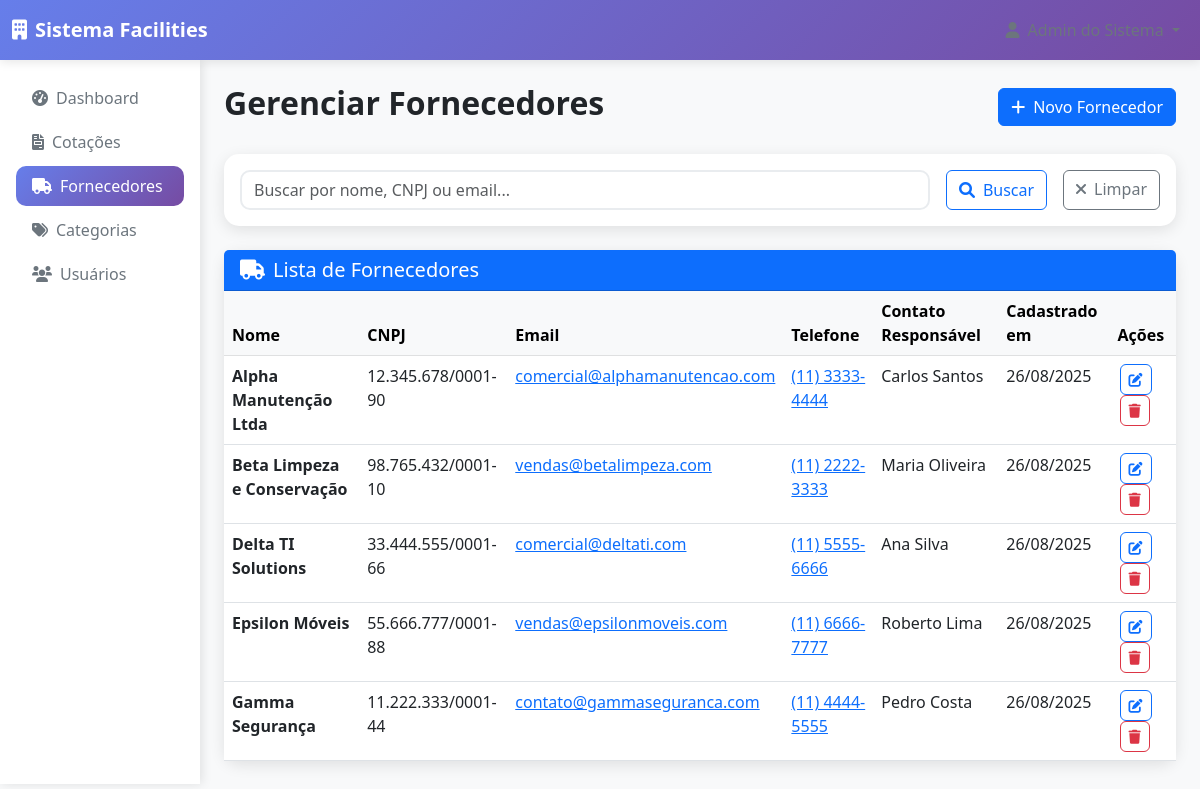
Screenshot of /fornecedores.php (signed in) with the database file from the repository.
### tables this page shows
CREATE TABLE fornecedores (
    id INT PRIMARY KEY AUTO_INCREMENT,
    nome VARCHAR(100) NOT NULL,
    cnpj VARCHAR(18),
    email VARCHAR(100),
    telefone VARCHAR(20),
    endereco TEXT,
    contato_responsavel VARCHAR(100),
    ativo BOOLEAN DEFAULT TRUE,
    created_at TIMESTAMP DEFAULT CURRENT_TIMESTAMP,
    updated_at TIMESTAMP DEFAULT CURRENT_TIMESTAMP ON UPDATE CURRENT_TIMESTAMP
);

### fornecedores.php (the view, shortened to what this page needs)
<?php
require_once 'config.php';
$filtro = $_GET['filtro'] ?? '';
$where = 'WHERE ativo = 1';
$params = [];
$stmt = $pdo->prepare("SELECT * FROM fornecedores $where ORDER BY nome");
$stmt->execute($params);
$fornecedores = $stmt->fetchAll();
?>
<!DOCTYPE html>
<html lang="pt-BR">
<head>
    <link href="https://cdn.jsdelivr.net/npm/bootstrap@5.3.0/dist/css/bootstrap.min.css" rel="stylesheet">
    <link href="https://cdnjs.cloudflare.com/ajax/libs/font-awesome/6.0.0/css/all.min.css" rel="stylesheet">
</head>
<body>
    <nav class="navbar navbar-expand-lg navbar-dark">
        <div class="container-fluid">
            <a class="navbar-brand fw-bold" href="dashboard.php">
                <i class="fas fa-building me-2"></i><?= SITE_NAME ?>
            </a>
            <div class="navbar-nav ms-auto">
                <div class="nav-item dropdown">
                    <a class="nav-link dropdown-toggle" href="#" role="button" data-bs-toggle="dropdown">
                        <i class="fas fa-user me-2"></i><?= $_SESSION['usuario_nome'] ?>
                    </a>
                </div>
            </div>
        </div>
    </nav>
    <div class="container-fluid">
        <div class="row">
            <div class="col-md-2 p-0">
                <div class="sidebar p-3">
                    <nav class="nav flex-column">
                        <a class="nav-link" href="dashboard.php">
                            <i class="fas fa-tachometer-alt me-2"></i>Dashboard
                        </a>
                        <a class="nav-link" href="cotacoes.php">
                            <i class="fas fa-file-invoice me-2"></i>Cotações
                        </a>
                        <a class="nav-link active" href="fornecedores.php">
                            <i class="fas fa-truck me-2"></i>Fornecedores
                        </a>
                        <a class="nav-link" href="categorias.php">
                            <i class="fas fa-tags me-2"></i>Categorias
                        </a>
                        <?php if ($_SESSION['usuario_perfil'] == 'admin'): ?>
                        <a class="nav-link" href="usuarios.php">
                            <i class="fas fa-users me-2"></i>Usuários
                        </a>
                        <?php endif; ?>
                    </nav>
                </div>
            </div>
            <div class="col-md-10 p-4">
                <div class="d-flex justify-content-between align-items-center mb-4">
                    <h2 class="fw-bold">Gerenciar Fornecedores</h2>
                    <div>
                        <button class="btn btn-primary" data-bs-toggle="modal" data-bs-target="#fornecedorModal">
                            <i class="fas fa-plus me-2"></i>Novo Fornecedor
                        </button>
                    </div>
                </div>
                <div class="card mb-4">
                    <div class="card-body">
                        <form method="GET" class="d-flex gap-3">
                            <div class="flex-grow-1">
                                <input type="text" name="filtro" class="form-control"
                                       placeholder="Buscar por nome, CNPJ ou email..."
                                       value="<?= htmlspecialchars($filtro) ?>">
                            </div>
                            <button type="submit" class="btn btn-outline-primary">
                                <i class="fas fa-search me-2"></i>Buscar
                            </button>
                            <a href="fornecedores.php" class="btn btn-outline-secondary">
                                <i class="fas fa-times me-2"></i>Limpar
                            </a>
                        </form>
                    </div>
                </div>
                <div class="card">
                    <div class="card-header bg-primary text-white">
                        <h5 class="mb-0"><i class="fas fa-truck me-2"></i>Lista de Fornecedores</h5>
                    </div>
                    <div class="card-body p-0">
                        <div class="table-responsive">
                            <table class="table table-hover mb-0">
                                <thead class="table-light">
                                    <tr>
                                        <th>Nome</th>
                                        <th>CNPJ</th>
                                        <th>Email</th>
                                        <th>Telefone</th>
                                        <th>Contato Responsável</th>
                                        <th>Cadastrado em</th>
                                        <th>Ações</th>
                                    </tr>
                                </thead>
                                <tbody>
                                    <?php if (empty($fornecedores)): ?>
                                    <tr>
                                        <td colspan="7" class="text-center py-4">
                                            <i class="fas fa-inbox fa-2x text-muted mb-3"></i>
                                            <p class="text-muted">Nenhum fornecedor encontrado</p>
                                        </td>
                                    </tr>
                                    <?php else: ?>
                                        <?php foreach ($fornecedores as $fornecedor): ?>
                                        <tr>
                                            <td>
                                                <div class="fw-semibold"><?= $fornecedor['nome'] ?></div>
                                            </td>
                                            <td><?= $fornecedor['cnpj'] ?? '-' ?></td>
                                            <td>
                                                <?php if ($fornecedor['email']): ?>
                                                    <a href="mailto:<?= $fornecedor['email'] ?>"><?= $fornecedor['email'] ?></a>
                                                <?php else: ?>
                                                    <span class="text-muted">-</span>
                                                <?php endif; ?>
                                            </td>
                                            <td>
                                                <?php if ($fornecedor['telefone']): ?>
                                                    <a href="tel:<?= $fornecedor['telefone'] ?>"><?= $fornecedor['telefone'] ?></a>
                                                <?php else: ?>
                                                    <span class="text-muted">-</span>
                                                <?php endif; ?>
                                            </td>
                                            <td><?= $fornecedor['contato_responsavel'] ?? '-' ?></td>
                                            <td><?= date('d/m/Y', strtotime($fornecedor['created_at'])) ?></td>
                                            <td>
                                                <a href="?edit=<?= $fornecedor['id'] ?>"
                                                   class="btn btn-sm btn-outline-primary btn-action"
                                                   title="Editar">
                                                    <i class="fas fa-edit"></i>
                                                </a>
                                                <a href="?inativar=<?= $fornecedor['id'] ?>"
                                                   class="btn btn-sm btn-outline-danger btn-action"
                                                   title="Inativar"
                                                   onclick="return confirm('Tem certeza que deseja inativar este fornecedor?')">
                                                    <i class="fas fa-trash"></i>
                                                </a>
                                            </td>
                                        </tr>
                                        <?php endforeach; ?>
                                    <?php endif; ?>
                                </tbody>
                            </table>
                        </div>
                    </div>
                </div>
            </div>
        </div>
    </div>
</body>
</html>

### fornecedores.php (style rules this page uses)
body { background-color: #f8f9fa; }
.navbar { background: linear-gradient(135deg, #667eea 0%, #764ba2 100%); box-shadow: 0 2px 10px rgba(0,0,0,0.1); }
.card { border-radius: 15px; box-shadow: 0 4px 15px rgba(0,0,0,0.1); border: none; }
.sidebar { background: white; min-height: calc(100vh - 76px); box-shadow: 2px 0 10px rgba(0,0,0,0.1); }
.nav-link { color: #6c757d; border-radius: 10px; margin: 2px 0; transition: all 0.3s; }
.nav-link:hover, .nav-link.active { background: linear-gradient(135deg, #667eea 0%, #764ba2 100%); color: white; }
.btn-action { padding: 0.25rem 0.5rem; font-size: 0.875rem; border-radius: 0.375rem; margin: 0 2px; }
.form-control, .form-select { border-radius: 10px; border: 2px solid #e9ecef; }

### rows the page displays
fornecedores: nome "Alpha Manutenção Ltda", cnpj "12.345.678/0001-90", email "comercial@alphamanutencao.com", telefone "(11) 3333-4444", contato_responsavel "Carlos Santos", created_at "26/08/2025"
fornecedores: nome "Beta Limpeza e Conservação", cnpj "98.765.432/0001-10", email "vendas@betalimpeza.com", telefone "(11) 2222-3333", contato_responsavel "Maria Oliveira", created_at "26/08/2025"
fornecedores: nome "Delta TI Solutions", cnpj "33.444.555/0001-66", email "comercial@deltati.com", telefone "(11) 5555-6666", contato_responsavel "Ana Silva", created_at "26/08/2025"
fornecedores: nome "Epsilon Móveis", cnpj "55.666.777/0001-88", email "vendas@epsilonmoveis.com", telefone "(11) 6666-7777", contato_responsavel "Roberto Lima", created_at "26/08/2025"
fornecedores: nome "Gamma Segurança", cnpj "11.222.333/0001-44", email "contato@gammaseguranca.com", telefone "(11) 4444-5555", contato_responsavel "Pedro Costa", created_at "26/08/2025"

### other values shown
SITE_NAME "Sistema Facilities"
